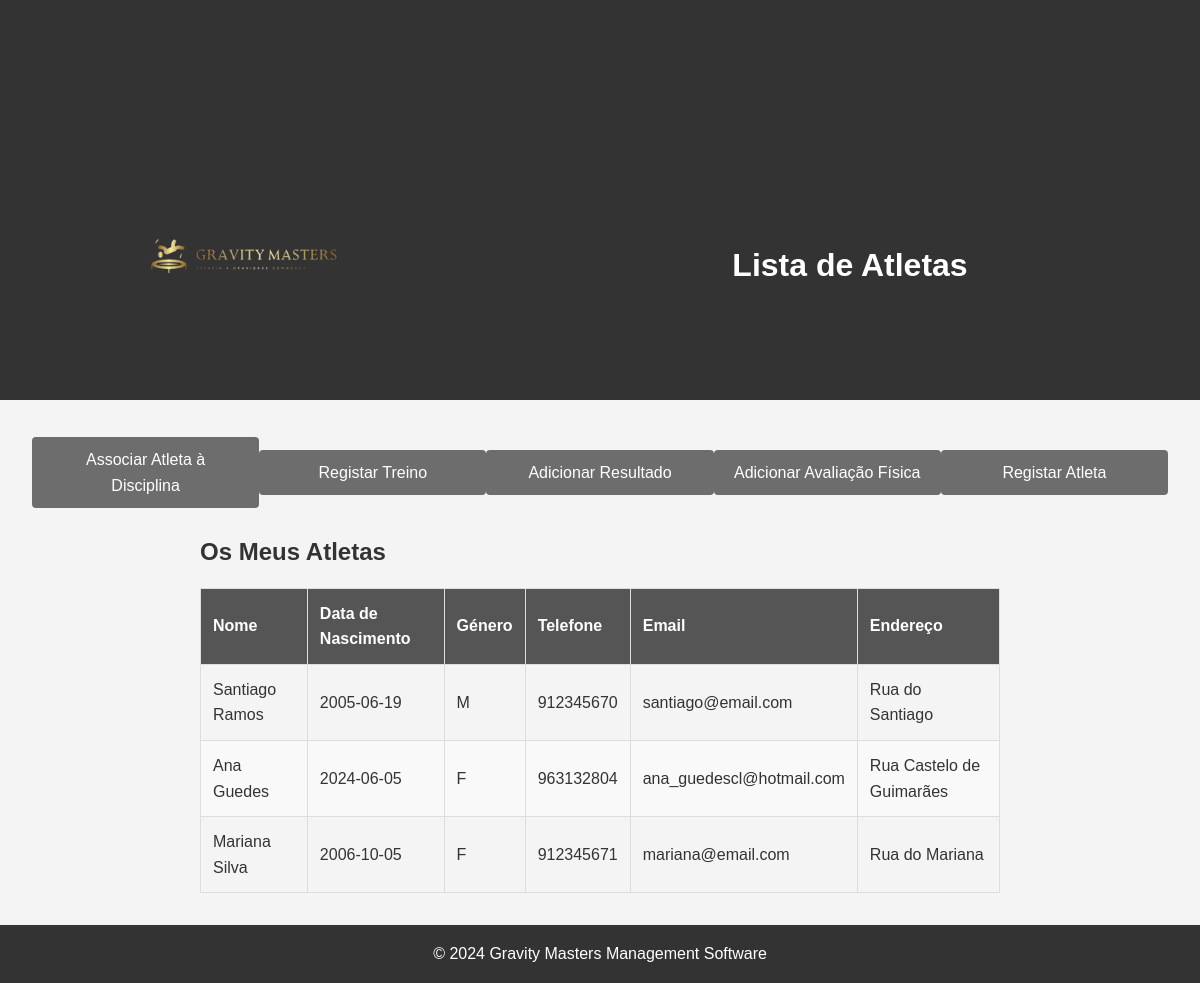
The page /frontend/list_athletes.php (signed in) on the database as committed earlier.
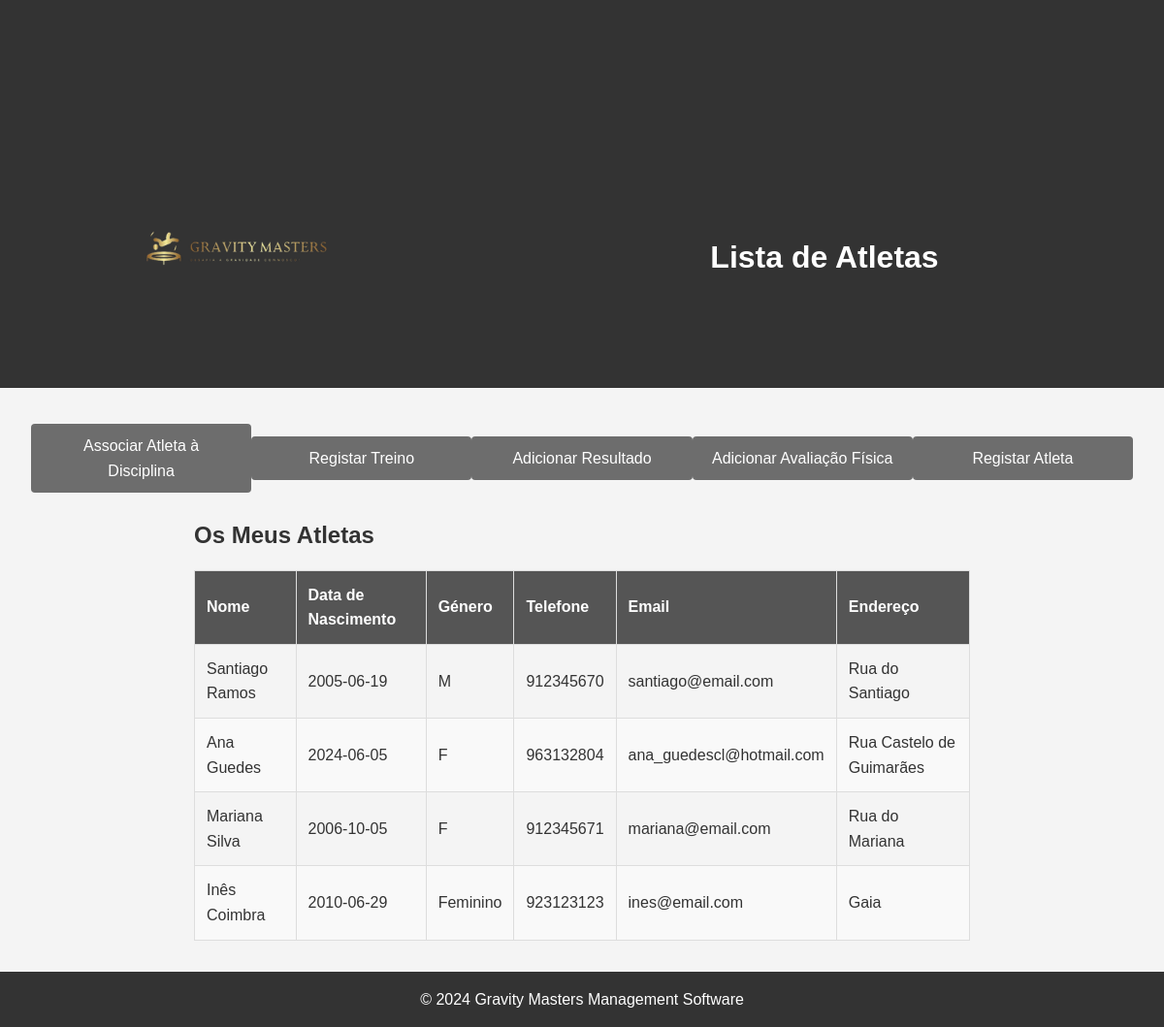
The same page on the database as committed later.
### tables this page shows
CREATE TABLE Athlete (
    idAthlete INTEGER PRIMARY KEY AUTOINCREMENT,
    name VARCHAR(255) NOT NULL,
    birthday DATE NOT NULL,
    genre VARCHAR(1) NOT NULL,
    mobile VARCHAR(20) NOT NULL,
    email VARCHAR(255) NOT NULL,
    password VARCHAR(255) NOT NULL,
    address VARCHAR(255) NOT NULL,
    ageGroup VARCHAR(255) NOT NULL,
    UNIQUE(idAthlete),
    UNIQUE(mobile),
    UNIQUE(email),
    CHECK(email LIKE '%@%')
);

### frontend/list_athletes.php (the view, shortened to what this page needs)
<!DOCTYPE html>
<html lang="pt">
<head>
    <link rel="stylesheet" href="../css/list_athletes.css">
</head>
<body>
    <header>
        <div class="header-content">
            <img src="..\imagens\teste.png" alt="Logo do Clube" class="header-logo">
            <h1>Lista de Atletas</h1>
        </div>
    </header>
    <main>
        <div class="menuAtletas">
            <nav>
                <ul>
                    <li><a href="assign_discipline.php">Associar Atleta à Disciplina</a></li>
                    <li><a href="schedule_training.php">Registar Treino</a></li>
                    <li><a href="list_competition.php">Adicionar Resultado</a></li>
                    <li><a href="condition_add.php">Adicionar Avaliação Física</a></li>
                    <li><a href="addAthlete.php">Registar Atleta</a></li>
                </ul>
            </nav>
        </div>
        <div class="athlete-list">
            <h2>Os Meus Atletas</h2>
            <table>
                <thead>
                    <tr>
                        <th>Nome</th>
                        <th>Data de Nascimento</th>
                        <th>Género</th>
                        <th>Telefone</th>
                        <th>Email</th>
                        <th>Endereço</th>
                    </tr>
                </thead>
                <tbody>
                    <?php
                    include '../backend/db_connect.php';
                    $coach_id = $_SESSION['user_id'];
                    try {
                        $sql = "SELECT DISTINCT A.idAthlete, A.name, A.birthday, A.genre, A.mobile, A.email, A.address
                                FROM Athlete A
                                JOIN AthleteDiscipline AD ON A.idAthlete = AD.idAthlete
                                JOIN CoachingStaffDiscipline CD ON AD.idDiscipline = CD.idDiscipline
                                WHERE CD.idCoachingStaff = :coach_id";
                        $stmt = $conn->prepare($sql);
                        $stmt->bindParam(':coach_id', $coach_id);
                        $stmt->execute();
                        while ($row = $stmt->fetch(PDO::FETCH_ASSOC)) {
                            echo "<tr>";
                            echo "<td>{$row['name']}</td>";
                            echo "<td>{$row['birthday']}</td>";
                            echo "<td>{$row['genre']}</td>";
                            echo "<td>{$row['mobile']}</td>";
                            echo "<td>{$row['email']}</td>";
                            echo "<td>{$row['address']}</td>";
                            echo "</tr>";
                        }
                    } catch (Exception $e) {
                        echo "<tr><td colspan='6'>Erro: " . $e->getMessage() . "</td></tr>";
                    }
                    ?>
                </tbody>
            </table>
        </div>
    </main>
    <footer>
        <p>&copy; 2024 Gravity Masters Management Software</p>
    </footer>
</body>
</html>

Rows that differ between the two databases and show on the page:
added athlete: name "Inês Coimbra", birthday "2010-06-29", genre "Feminino", mobile "923123123", email "ines@email.com", address "Gaia"
